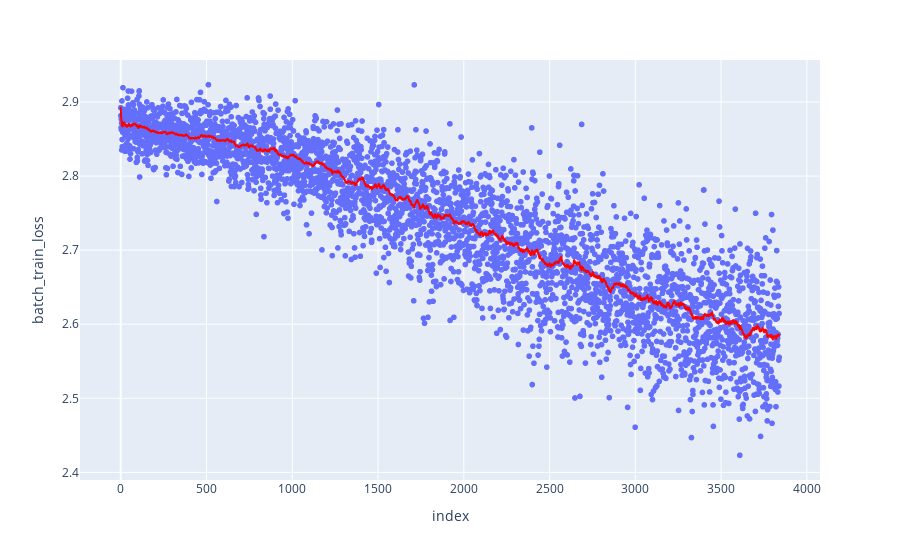

The notebook cell saved with this chart:
### Code cell
import plotly.express as px

px.scatter(training_metrics, y="batch_train_loss", trendline="ewm", trendline_options={"com":60}, trendline_color_override="red")

### Figure 1 — Plotly figure (JSON) as saved in the notebook; plotly's stock layout.template omitted (floating-point values rounded to 4 significant figures; data arrays with more than 128 entries replaced by an {"elided": "..."} marker saying what was removed)
{"data": [{"hovertemplate": "index=%{x}<br>batch_train_loss=%{y}<extra></extra>", "legendgroup": "", "marker": {"color": "#636efa", "symbol": "circle"}, "mode": "markers", "name": "", "showlegend": false, "type": "scattergl", "x": {"elided": "3840 int values"}, "xaxis": "x", "y": {"elided": "3840 float values"}, "yaxis": "y"}, {"hovertemplate": "<b>Exponentially Weighted mean trendline</b><br><br>index=%{x}<br>batch_train_loss=%{y} <b>(trend)</b><extra></extra>", "legendgroup": "", "line": {"color": "red"}, "marker": {"color": "#636efa", "symbol": "circle"}, "mode": "lines", "name": "", "showlegend": false, "type": "scattergl", "x": {"elided": "3840 int values"}, "xaxis": "x", "y": {"elided": "3840 float values"}, "yaxis": "y"}], "layout": {"legend": {"tracegroupgap": 0}, "margin": {"t": 60}, "xaxis": {"anchor": "y", "domain": [0, 1], "title": {"text": "index"}}, "yaxis": {"anchor": "x", "domain": [0, 1], "title": {"text": "batch_train_loss"}}}}
